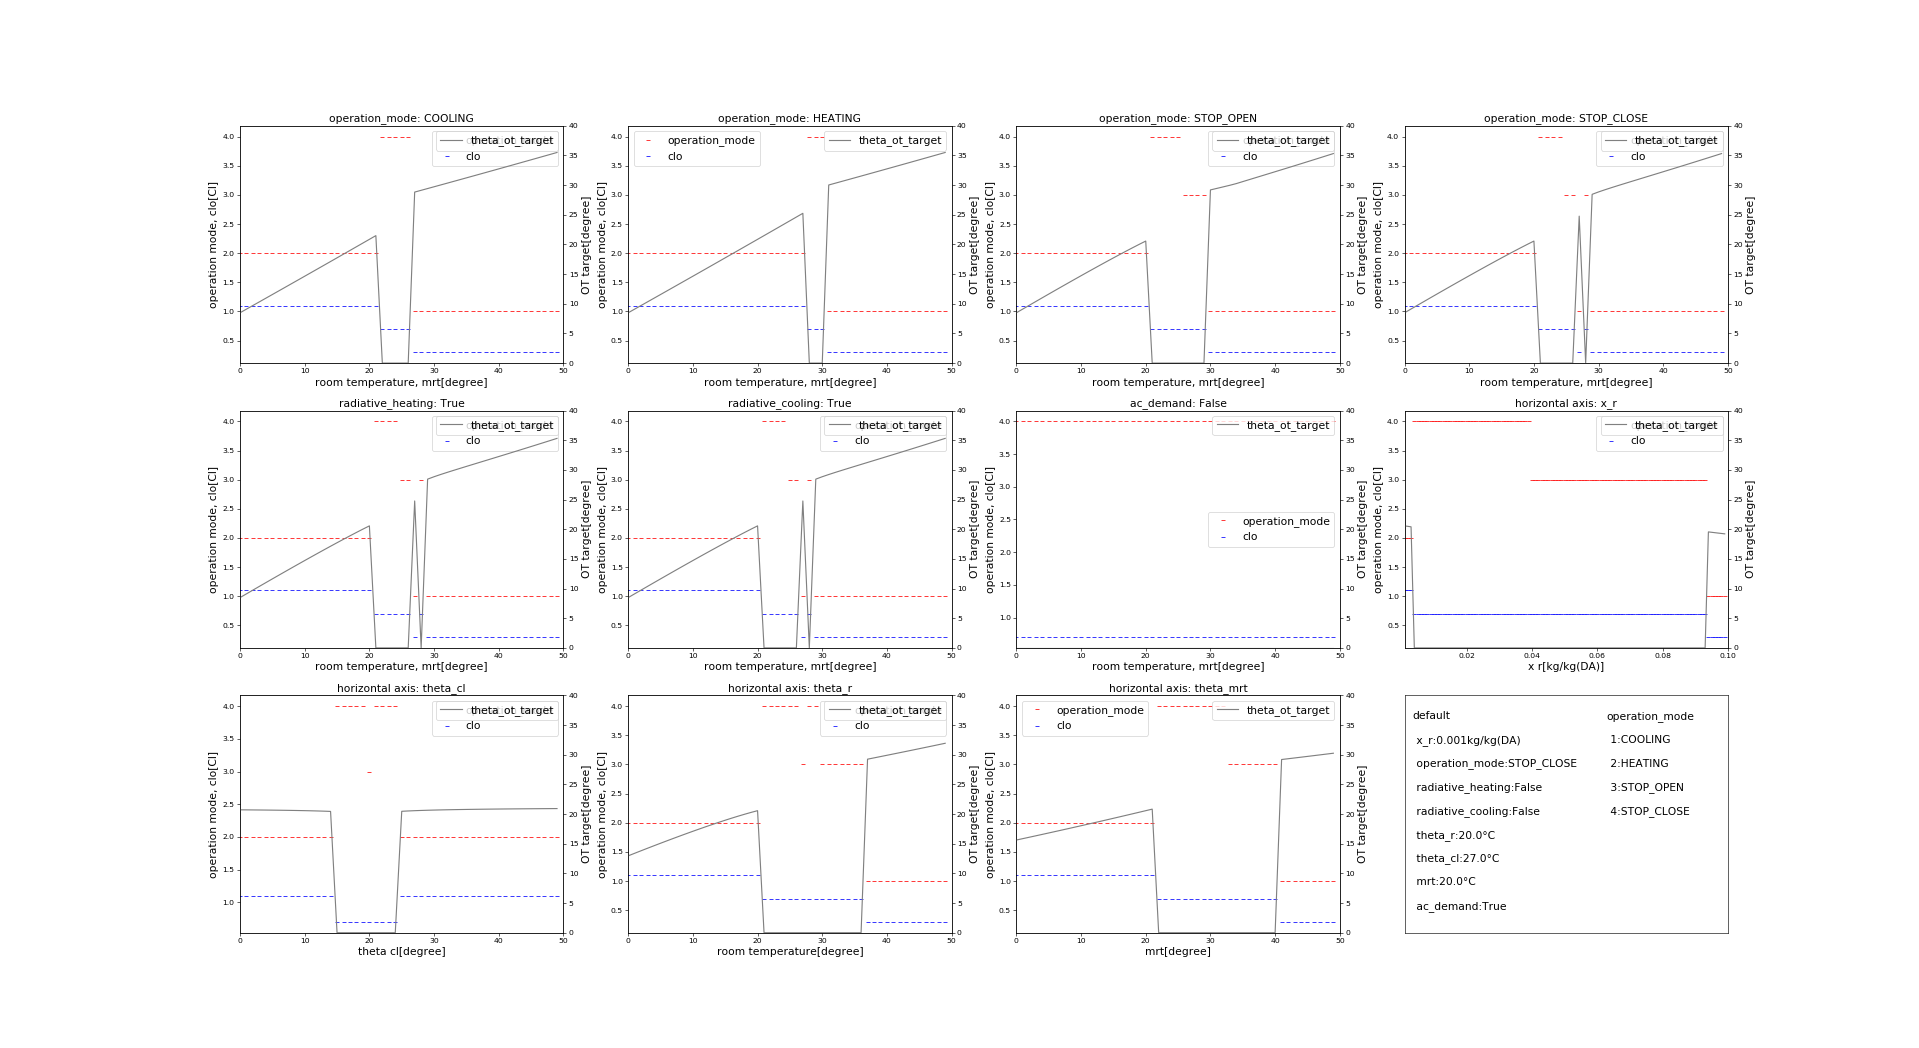

This chart was generated by the following Python code:
# coding:utf-8

import copy
import matplotlib as mpl
import matplotlib.pyplot as plt
import numpy as np

import x_35_occupants as occupants
from a39_global_parameters import OperationMode


# グラフ作成用辞書の取得
def get_graph_property():

    # 絶対湿度[kg/kgDA]の指定
    d_x_r = {'default': 0.001, 'min': 0.001, 'max': 0.1, 'list': [0.001 * x for x in range(1, 100)]}

    # 運転状態の指定
    d_operation_mode = {'default': OperationMode(4)}

    # 放射暖房の有無の指定
    d_radiative_heating = {'default': False}

    # 放射冷房の有無の指定
    d_radiative_cooling = {'default': False}

    # 空気温度の指定
    d_theta_r = {'default': 20.0, 'min': 0, 'max': 50, 'list': list(range(0, 50, 1))}

    # 在室者の着衣温度の指定
    d_theta_cl = {'default': 27.0, 'min': 0, 'max': 50, 'list': list(range(0, 50, 1))}

    # 在室者の平均放射温度の指定
    d_theta_mrt = {'default': 20.0, 'min': 0, 'max': 50, 'list': list(range(0, 50, 1))}

    # 空調需要の有無の指定
    d_ac_demand = {'default': True}

    # デフォルト辞書作成
    len_theta_r_list = len(d_theta_r['list'])
    d_default = {
        'title': 'title',
        'x_axis': 'theta_r',
        'x_label': 'room temperature, mrt[degree]',
        'x_min': d_theta_r['min'],
        'x_max': d_theta_r['max'],
        'x_r': [d_x_r['default']] * len_theta_r_list,
        'operation_mode': [d_operation_mode['default']] * len_theta_r_list,
        'radiative_heating': [d_radiative_heating['default']] * len_theta_r_list,
        'radiative_cooling': [d_radiative_cooling['default']] * len_theta_r_list,
        'theta_r': d_theta_r['list'],
        'theta_cl': [d_theta_cl['default']] * len_theta_r_list,
        'theta_mrt': d_theta_mrt['list'],
        'ac_demand': [d_ac_demand['default']] * len_theta_r_list
    }

    d_graph_property = {}
    for i in range(0, 11):
        d_graph_property['graph' + str(i + 101)[-2:]] = copy.deepcopy(d_default)

    # グラフ1　空調モード1
    d_graph_property['graph01']['operation_mode'] = [OperationMode(1)] * len_theta_r_list
    d_graph_property['graph01']['title'] = 'operation_mode: COOLING'

    # グラフ2　空調モード2
    d_graph_property['graph02']['operation_mode'] = [OperationMode(2)] * len_theta_r_list
    d_graph_property['graph02']['title'] = 'operation_mode: HEATING'

    # グラフ3　空調モード3
    d_graph_property['graph03']['operation_mode'] = [OperationMode(3)] * len_theta_r_list
    d_graph_property['graph03']['title'] = 'operation_mode: STOP_OPEN'

    # グラフ4　空調モード4
    d_graph_property['graph04']['operation_mode'] = [OperationMode(4)] * len_theta_r_list
    d_graph_property['graph04']['title'] = 'operation_mode: STOP_CLOSE'

    # グラフ5　放射暖房あり
    d_graph_property['graph05']['radiative_heating'] = [True] * len_theta_r_list
    d_graph_property['graph05']['title'] = 'radiative_heating: True'

    # グラフ6　放射冷房あり
    d_graph_property['graph06']['radiative_cooling'] = [True] * len_theta_r_list
    d_graph_property['graph06']['title'] = 'radiative_cooling: True'

    # グラフ7　空調需要なし
    d_graph_property['graph07']['ac_demand'] = [False] * len_theta_r_list
    d_graph_property['graph07']['title'] = 'ac_demand: False'

    # グラフ8　湿度変更
    len_x_r_list = len(d_x_r['list'])
    d_graph_property['graph08'] = {
        'title': 'horizontal axis: x_r',
        'x_axis': 'x_r',
        'x_label': 'x r[kg/kg(DA)]',
        'x_min': d_x_r['min'],
        'x_max': d_x_r['max'],
        'x_r': d_x_r['list'],
        'operation_mode': [d_operation_mode['default']] * len_x_r_list,
        'radiative_heating': [d_radiative_heating['default']] * len_x_r_list,
        'radiative_cooling': [d_radiative_cooling['default']] * len_x_r_list,
        'theta_r': [d_theta_r['default']] * len_x_r_list,
        'theta_cl': [d_theta_cl['default']] * len_x_r_list,
        'theta_mrt': [d_theta_mrt['default']] * len_x_r_list,
        'ac_demand': [d_ac_demand['default']] * len_x_r_list
    }

    # グラフ9　着衣温度変更
    len_theta_cl_list = len(d_theta_cl['list'])
    d_graph_property['graph09'] = {
        'title': 'horizontal axis: theta_cl',
        'x_axis': 'theta_cl',
        'x_label': 'theta cl[degree]',
        'x_min': d_theta_cl['min'],
        'x_max': d_theta_cl['max'],
        'x_r': [d_x_r['default']] * len_theta_cl_list,
        'operation_mode': [d_operation_mode['default']] * len_theta_cl_list,
        'radiative_heating': [d_radiative_heating['default']] * len_theta_cl_list,
        'radiative_cooling': [d_radiative_cooling['default']] * len_theta_cl_list,
        'theta_r': [d_theta_r['default']] * len_theta_cl_list,
        'theta_cl': d_theta_cl['list'],
        'theta_mrt': [d_theta_mrt['default']] * len_theta_cl_list,
        'ac_demand': [d_ac_demand['default']] * len_theta_cl_list
    }

    # グラフ10　室温変更
    d_graph_property['graph10']['theta_mrt'] = [d_theta_mrt['default']] * len_theta_r_list
    d_graph_property['graph10']['title'] = 'horizontal axis: theta_r'
    d_graph_property['graph10']['x_label'] = 'room temperature[degree]'

    # グラフ11　MRT変更
    d_graph_property['graph11']['theta_r'] = [d_theta_r['default']] * len_theta_r_list
    d_graph_property['graph11']['title'] = 'horizontal axis: theta_mrt'
    d_graph_property['graph11']['x_axis'] = 'theta_mrt'
    d_graph_property['graph11']['x_label'] = 'mrt[degree]'

    return d_graph_property


# グラフ用のデータ取得
def get_graph_data(d):

    # データ格納用の辞書
    d_graph_data = {}

    for key in d.keys():

        # 人体周りの総合熱伝達率, 対流熱伝達率, 放射熱伝達率, 運転モード, 着衣量, 目標作用温度の取得
        arr = occupants.calc_operation(
            x_r_is_n=np.array(d[key]['x_r']),
            operation_mode_is_n_mns=np.array(d[key]['operation_mode']),
            is_radiative_heating_is=np.array(d[key]['radiative_heating']),
            is_radiative_cooling_is=np.array(d[key]['radiative_cooling']),
            theta_r_is_n=np.array(d[key]['theta_r']),
            theta_cl_is_n=np.array(d[key]['theta_cl']),
            theta_mrt_is_n=np.array(d[key]['theta_mrt']),
            ac_demand_is_n=np.array(d[key]['ac_demand'])
        )

        # 運転モード, 着衣量, 目標作用温度のデータ格納
        d_graph_data[key] = {
            'operation_mode': copy.deepcopy([om.value for om in arr[3]]),
            'clo': copy.deepcopy(arr[4]),
            'theta_ot_target': copy.deepcopy(arr[5])
        }

    return d_graph_data


# グラフ作成
def plot(d_graph_property, d_graph_data):

    font_size = 14

    fig = plt.figure(figsize=(5, 5), dpi=55)

    lng_i = 1
    for key in d_graph_property.keys():

        ax1 = fig.add_subplot(3, 4, lng_i)
        ax2 = ax1.twinx()

        # データ系列
        ax1.plot(d_graph_property[key][d_graph_property[key]['x_axis']],
                 d_graph_data[key]['operation_mode'], '_', c='red')
        ax1.plot(d_graph_property[key][d_graph_property[key]['x_axis']],
                 d_graph_data[key]['clo'], '_', c='blue')
        ax2.plot(d_graph_property[key][d_graph_property[key]['x_axis']],
                 d_graph_data[key]['theta_ot_target'], c='grey', linestyle='solid')

        # 軸範囲
        plt.xlim([d_graph_property[key]['x_min'], d_graph_property[key]['x_max']])
        plt.ylim(0, 40)

        # グラフトイトル
        plt.title(d_graph_property[key]['title'], fontsize=font_size)

        # 凡例
        ax1.set_xlabel(d_graph_property[key]['x_label'], fontsize=font_size)
        ax1.legend(['operation_mode', 'clo'], fontsize=font_size)
        ax2.legend(['theta_ot_target'], fontsize=font_size)

        # y軸タイトル
        ax1.set_ylabel('operation mode, clo[Cl]', fontsize=font_size)
        ax2.set_ylabel('OT target[degree]', fontsize=font_size)

        lng_i += 1

    # デフォルト値の表示
    ax1 = fig.add_subplot(3, 4, lng_i)
    ax1.xaxis.set_major_locator(mpl.ticker.LinearLocator(0))
    ax1.yaxis.set_major_locator(mpl.ticker.LinearLocator(0))
    plt.text(0.025, 0.9, r'default', fontsize=font_size)
    plt.text(0.025, 0.8, r' x_r:0.001kg/kg(DA)', fontsize=font_size)
    plt.text(0.025, 0.7, r' operation_mode:STOP_CLOSE', fontsize=font_size)
    plt.text(0.025, 0.6, r' radiative_heating:False', fontsize=font_size)
    plt.text(0.025, 0.5, r' radiative_cooling:False', fontsize=font_size)
    plt.text(0.025, 0.4, r' theta_r:20.0°C', fontsize=font_size)
    plt.text(0.025, 0.3, r' theta_cl:27.0°C', fontsize=font_size)
    plt.text(0.025, 0.2, r' mrt:20.0°C', fontsize=font_size)
    plt.text(0.025, 0.1, r' ac_demand:True', fontsize=font_size)
    plt.text(0.625, 0.9, r'operation_mode', fontsize=font_size)
    plt.text(0.625, 0.8, r' 1:COOLING', fontsize=font_size)
    plt.text(0.625, 0.7, r' 2:HEATING', fontsize=font_size)
    plt.text(0.625, 0.6, r' 3:STOP_OPEN', fontsize=font_size)
    plt.text(0.625, 0.5, r' 4:STOP_CLOSE', fontsize=font_size)

    # グラフ描画
    plt.show()


# 実行
def execute():

    # グラフ作成用辞書の取得
    d_graph_property = get_graph_property()

    # グラフ用のデータ取得
    d_graph_data = get_graph_data(d_graph_property)

    # グラフ作成
    plot(d_graph_property, d_graph_data)


if __name__ == '__main__':

    execute()
